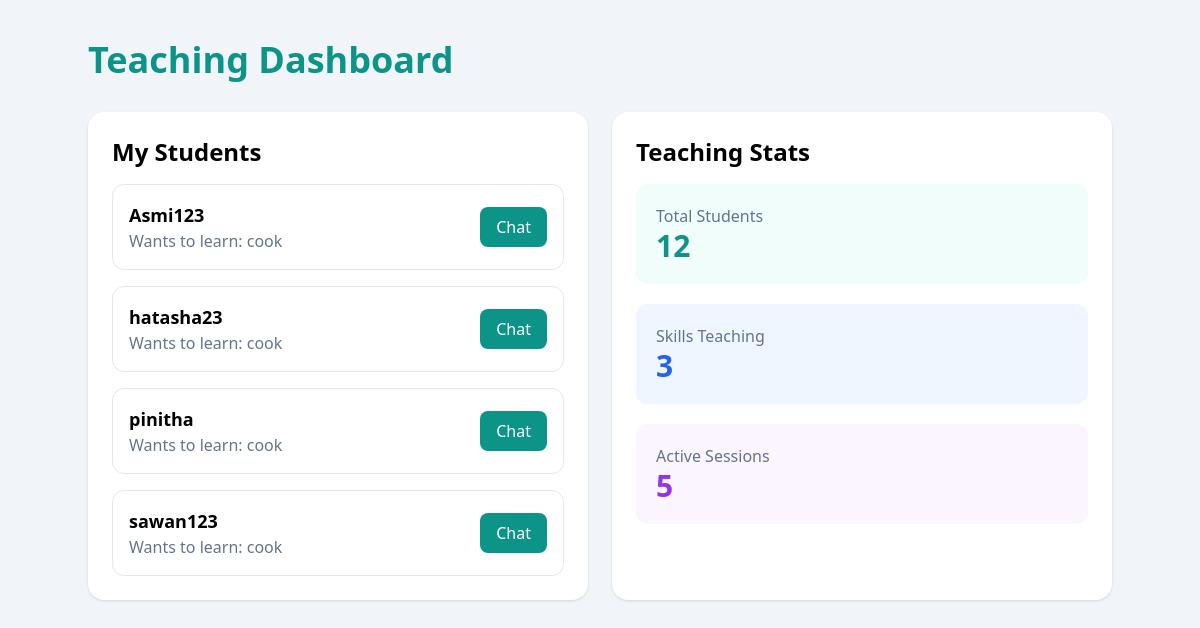
The app's page /teaching/ (signed in) with its own data.
### skills/models.py (models this page shows, shortened)
class LearnerProfile(models.Model):
    user = models.OneToOneField(
        User,
        on_delete=models.CASCADE
    )
    bio = models.TextField(
        blank=True,
        null=True
    )
    skill_to_learn = models.CharField(
        max_length=200
    )
    skill_to_teach = models.CharField(
        max_length=200,
        blank=True,
        null=True
    )
    interests = models.CharField(
        max_length=300,
        blank=True,
        null=True
    )
    profile_image = models.ImageField(
        upload_to='learners/',
        blank=True,
        null=True
    )
    joined_at = models.DateTimeField(
        auto_now_add=True
    )

### skills/views.py (the view)
# urls.py: path('teaching/', views.teaching_dashboard, name='teaching_dashboard'),
@login_required
def teaching_dashboard(request):
    try:
        teacher_profile = TeacherProfile.objects.get(user=request.user)
    except TeacherProfile.DoesNotExist:
        return render(request, 'teaching.html', {
            'students': [],
            'error': "Complete your teacher profile first."
        })
    students = LearnerProfile.objects.filter(
        skill_to_learn=teacher_profile.skill
    ).select_related('user')
    return render(request, 'teaching.html', {
        'students': students,
        'teacher': teacher_profile
    })

### skills/templates/teaching.html (shortened to what this page needs)
<!DOCTYPE html>
<html>
<head>
    <script src="https://cdn.tailwindcss.com"></script>
</head>
<body class="bg-slate-100">
<div class="max-w-5xl mx-auto mt-10">
    <h1 class="text-4xl font-bold text-teal-600 mb-8">
        Teaching Dashboard
    </h1>
    <div class="grid md:grid-cols-2 gap-6">
        <div class="bg-white p-6 rounded-2xl shadow">
            <h2 class="text-2xl font-bold mb-4">
                My Students
            </h2>
            <div class="space-y-4">
                {% for student in students %}
<div class="border p-4 rounded-xl flex justify-between items-center">
    <div>
       <h3 class="font-bold text-lg">
    {{ student.user.username }}
</h3>
<p class="text-slate-500">
    Wants to learn: {{ student.skill_to_learn }}
</p>
    </div>
    <a href="{% url 'skills:chat' student.user.id %}"
       class="bg-teal-600 text-white px-4 py-2 rounded-lg">
       Chat
    </a>
</div>
{% endfor %}
            </div>
        </div>
        <div class="bg-white p-6 rounded-2xl shadow">
            <h2 class="text-2xl font-bold mb-4">
                Teaching Stats
            </h2>
            <div class="space-y-5">
                <div class="bg-teal-50 p-5 rounded-xl">
                    <p class="text-slate-500">
                        Total Students
                    </p>
                    <h3 class="text-3xl font-bold text-teal-600">
                        12
                    </h3>
                </div>
                <div class="bg-blue-50 p-5 rounded-xl">
                    <p class="text-slate-500">
                        Skills Teaching
                    </p>
                    <h3 class="text-3xl font-bold text-blue-600">
                        3
                    </h3>
                </div>
                <div class="bg-purple-50 p-5 rounded-xl">
                    <p class="text-slate-500">
                        Active Sessions
                    </p>
                    <h3 class="text-3xl font-bold text-purple-600">
                        5
                    </h3>
                </div>
            </div>
        </div>
    </div>
</div>
</body>
</html>

### records on screen
LearnerProfile: user.username "Asmi123", skill_to_learn "cook"
LearnerProfile: user.username "hatasha23", skill_to_learn "cook"
LearnerProfile: user.username "pinitha", skill_to_learn "cook"
LearnerProfile: user.username "sawan123", skill_to_learn "cook"
